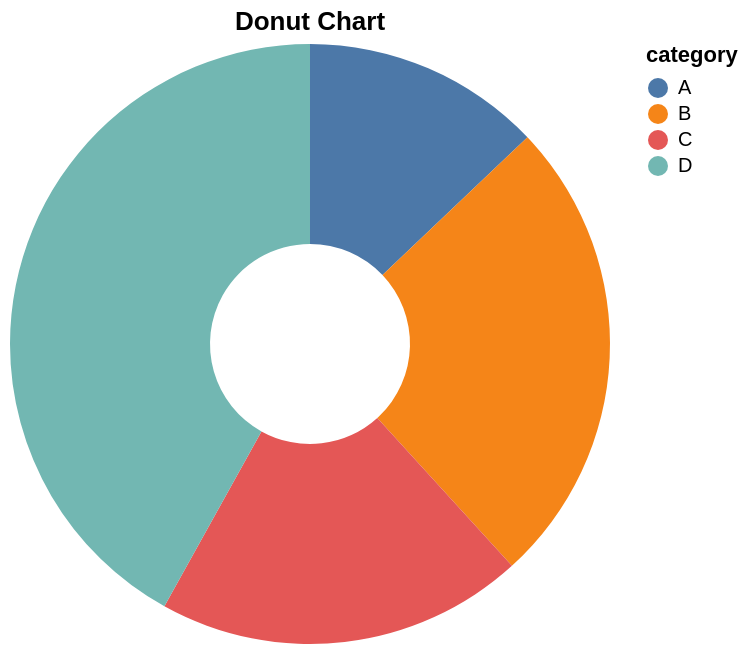

Express this chart as Vega-Lite.
### Vega-Lite specification from a JSON file in a GitHub repository (floating-point values rounded to 4 significant figures)
{"$schema": "https://vega.github.io/schema/vega-lite/v6.json", "description": "A donut chart.", "data": {"values": [{"category": "A", "value": 28}, {"category": "B", "value": 55}, {"category": "C", "value": 43}, {"category": "D", "value": 91}]}, "mark": {"type": "arc", "innerRadius": 50}, "encoding": {"theta": {"field": "value", "type": "quantitative"}, "color": {"field": "category", "type": "nominal"}}, "title": "Donut Chart"}
